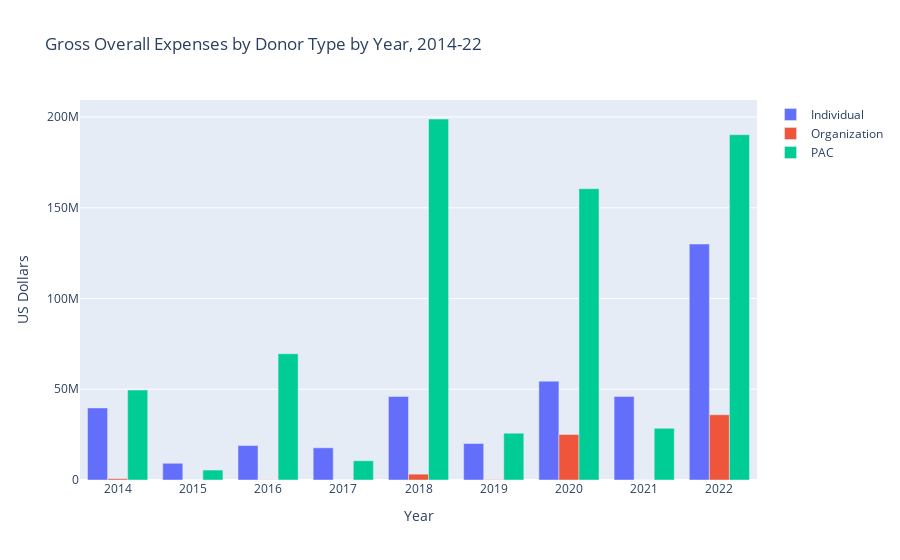

This figure's notebook cell:
### Markdown cell above
Similar to the graph of candidate income year to year, we see considerable jaggedness within the studied period, with a huge peak in 2022. Some notable differences include a derease in individual contributions from 2020 to 2021,and 2018 contributions exceeding 2014. It is also worth noting that individual contributions exceed candidate income each year by around 50%, if not more, as these contributions also go to other recipients such as PACs.

### Code cell
# overall expenses by type by year

donors_14_22 = (
    org_14_22[["Name", "total_spending", "type", "Year"]]
    .append(pac_14_22[["Name", "total_spending", "type", "Year"]])
    .append(inds_14_22[["Name", "total_spending", "type", "Year"]])
)

donors_14_22.groupby(by=["type", "Year"]).sum()

years = ["2014", "2015", "2016", "2017", "2018", "2019", "2020", "2021", "2022"]

yrs = []

df = donors_14_22.groupby(by=["type", "Year"]).sum()

for i in range(26):
    yrs.append(df.take([i]).values[0][0])

fig = go.Figure(
    data=[
        go.Bar(name="Individual", x=years, y=yrs[0:9]),
        go.Bar(name="Organization", x=years, y=[yrs[9]] + [0] + list(yrs[10:17])),
        go.Bar(name="PAC", x=years, y=yrs[17:26]),
    ]
)

fig.update_layout(
    title="Gross Overall Expenses by Donor Type by Year, 2014-22",
    xaxis_title="Year",
    yaxis_title="US Dollars",
)

fig.show()

### Figure 1 — Plotly figure (JSON) as saved in the notebook; plotly's stock layout.template omitted (floating-point values rounded to 4 significant figures)
{"data": [{"name": "Individual", "type": "bar", "x": ["2014", "2015", "2016", "2017", "2018", "2019", "2020", "2021", "2022"], "y": [39720000.0, 9219000.0, 18980000.0, 17740000.0, 45990000.0, 20090000.0, 54460000.0, 46060000.0, 130000000.0]}, {"name": "Organization", "type": "bar", "x": ["2014", "2015", "2016", "2017", "2018", "2019", "2020", "2021", "2022"], "y": [748000.0, 0, 128200.0, 2412.0, 3221000.0, 176300.0, 25070000.0, 27040.0, 35950000.0]}, {"name": "PAC", "type": "bar", "x": ["2014", "2015", "2016", "2017", "2018", "2019", "2020", "2021", "2022"], "y": [49560000.0, 5486000.0, 69570000.0, 10590000.0, 198900000.0, 25790000.0, 160500000.0, 28460000.0, 190300000.0]}], "layout": {"title": {"text": "Gross Overall Expenses by Donor Type by Year, 2014-22"}, "xaxis": {"title": {"text": "Year"}}, "yaxis": {"title": {"text": "US Dollars"}}}}
